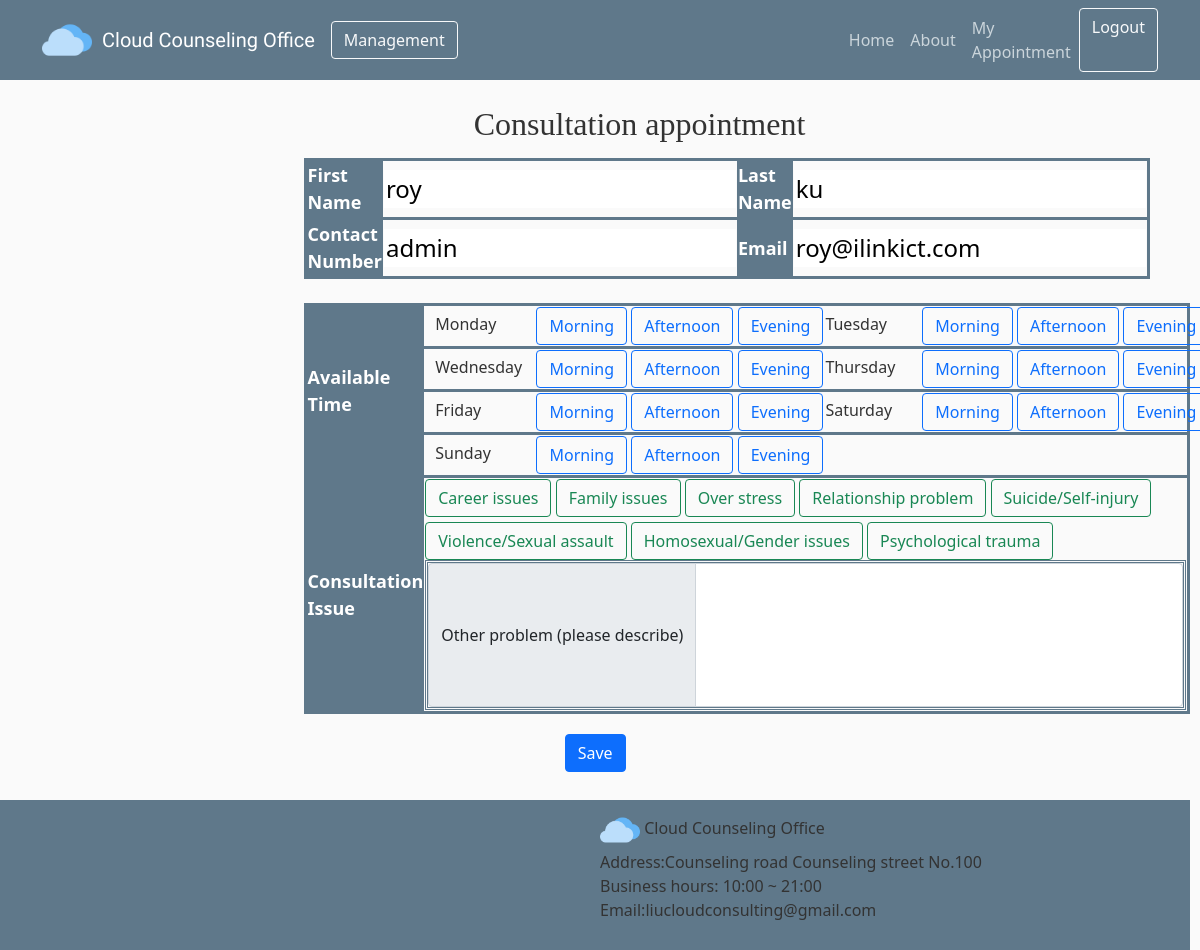
The page /users/appointment/ (signed in) on the database as committed earlier.
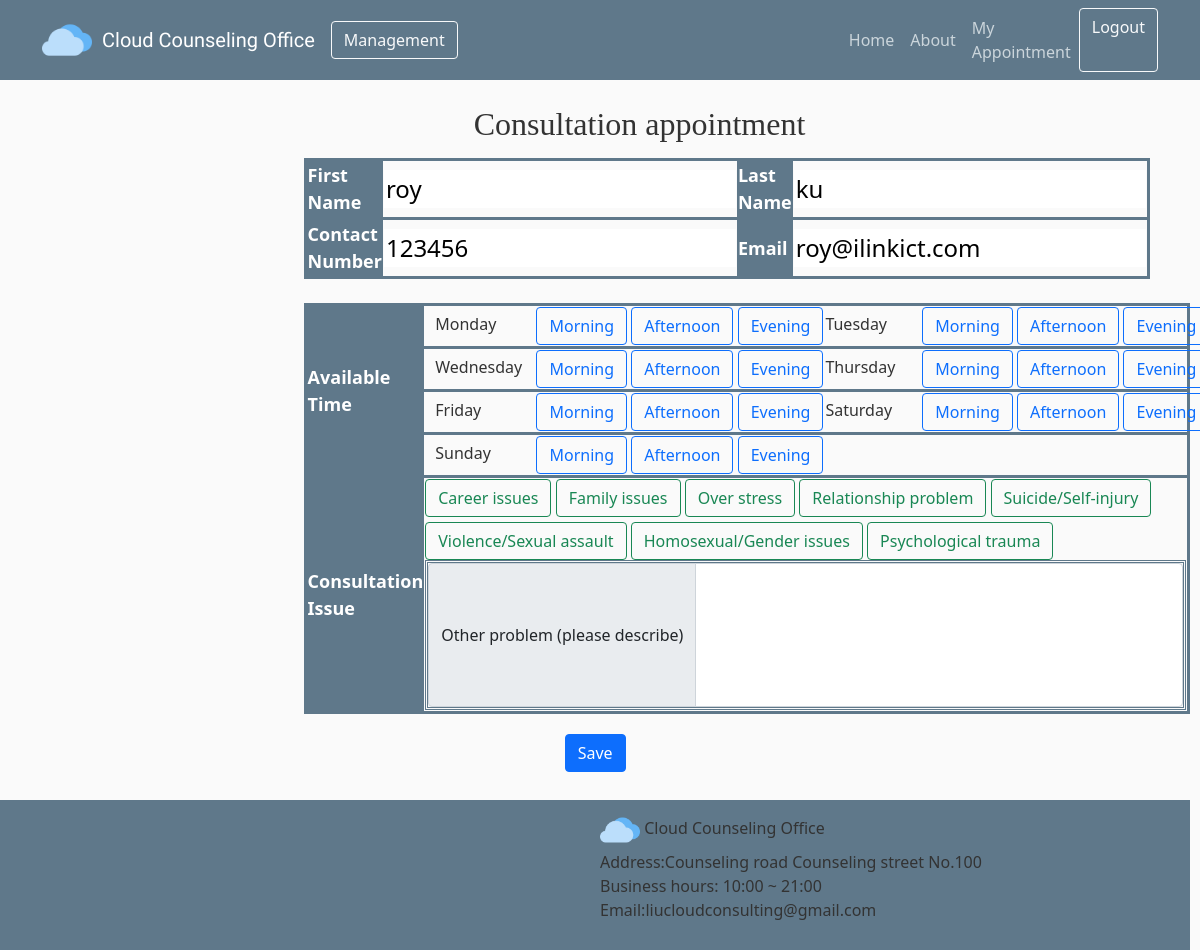
The same page on the database as committed later.
### users/models.py (models this page shows)
class New_user(User):
    contact_number = models.CharField(db_column='contact_number', max_length=20)
    app_active = models.BooleanField(db_column='app_active', default=False)

### users/views.py (the view)
# urls.py: path('appointment/', views.appointment, name='appointment'),
@login_required()
def appointment(request):
    user_id = request.user.id
    user_info = New_user.objects.get(user_ptr_id=user_id)
    user_form = New_userForm(instance=user_info)
    site_key = settings.RECAPTCHA_SITE_KEY
    issue_old_data = AppointmentIssue.objects.filter(user_id_id=user_id)
    if request.method == 'POST':
        datas = dict(request.POST)
        datas['q_other'] = datas['q_other'][0]
        week_dic = {}
        recaptcha_response = datas['g-recaptcha-response'][0]
        data = {
            'secret': settings.RECAPTCHA_SECRET_KEY,
            'response': recaptcha_response
        }
        r = requests.post('https://www.google.com/recaptcha/api/siteverify', data=data)
        result = r.json()
        if issue_old_data:
            form = AppointmentIssueForm(datas, instance=issue_old_data[0])
            if form.is_valid():
                appointment_temp = form.save(commit=False)
                appointment_temp.user_id = user_info
                appointment_temp.updatedt = datetime.datetime.today()
                appointment_temp.save()
                New_user.objects.filter(user_ptr_id=user_info.id).update(app_active=True)
                result = {'result': True, 'message': 'Save success. We will arrange with it as soon as possible.'}
                return HttpResponse(json.dumps(result), content_type='application/json')
            else:
                errors = form.errors
                result = {'result': False, 'message': errors}
                return HttpResponse(json.dumps(result), content_type='application/json')
        else:
            form = AppointmentIssueForm(datas)
            if form.is_valid():
                appointment_temp = form.save(commit=False)
                appointment_temp.user_id = user_info
                appointment_temp.creatdt = datetime.datetime.today()
                appointment_temp.updatedt = datetime.datetime.today()
                appointment_temp.save()
                New_user.objects.filter(user_ptr_id=user_info.id).update(app_active=True)
                result = {'result': True, 'message': 'Save success. We will arrange with it as soon as possible.'}
                return HttpResponse(json.dumps(result), content_type='application/json')
            else:
                errors = form.errors
                return HttpResponse(json.dumps(errors), content_type='application/json')
    else:
        if issue_old_data:
            form = AppointmentIssueForm(instance=issue_old_data[0])
        else:
            form = AppointmentIssueForm()
        return render(request, 'users/appointment.html', locals())

### users/forms.py
class New_userForm(UserCreationForm):
    first_name = forms.CharField(max_length=20)
    last_name = forms.CharField(max_length=20)
    email = forms.EmailField()
    class Meta:
        model = New_user
        fields = ['first_name', 'last_name', 'username', 'email', 'contact_number', 'password1', 'password2']

### templates/users/appointment.html (shortened to what this page needs)
{% extends 'base.html' %}
{% load crispy_forms_tags %}
{% block content %}
    <div class="row row-no-gutters">
        <div id="appointment_top">
            <label>Consultation appointment</label>
        </div>
    </div>
    <div class="row no-gutters">
        <div class="col-3"></div>
        <div class="col-6">
            {% include '../users/uni_appointment.html' %}
        </div>
        <div style="margin-top: 20px;" align="center">
             <button id="submit" class="g-recaptcha btn btn-primary" data-sitekey='{{site_key}}'
                data-action="verify1" data-callback="verifyCallback" >{% if issue_old_data or week_old_data %}Update{% else %}Save{% endif %}
            </button>
        </div>
    </div>
{% endblock %}

### templates/users/uni_appointment.html (shortened to what the changed rows need)
        <form id="appointment_form" method="post">
            <table id="personal_info">
                <tbody>
                    <tr>
                        <th class="th_info">First Name</th>
                        <th class="th_info">Last Name</th>
                    </tr>
                    <tr>
                        <th class="th_info">Contact Number</th>
                        <td class="tr_app">
                            <input id="app_number" type="text" value="{{ user_form.contact_number.value }}" readonly>
                        </td>
                        <th class="th_info">Email</th>
                    </tr>
                </tbody>
            </table>
            <br>
            <table>
                <tbody>
                    <tr class="tr_app" style="width: 100%">
                        <th class="th_app" rowspan=4>Available Time</th>
                    </tr>
                    <tr class="tr_app">
                        <th class="th_app">Consultation Issue</th>
                    </tr>
                </tbody>
            </table>
        </form>

Rows that differ between the two databases and show on the page:
changed New_user: contact_number.value "admin" → "123456"
